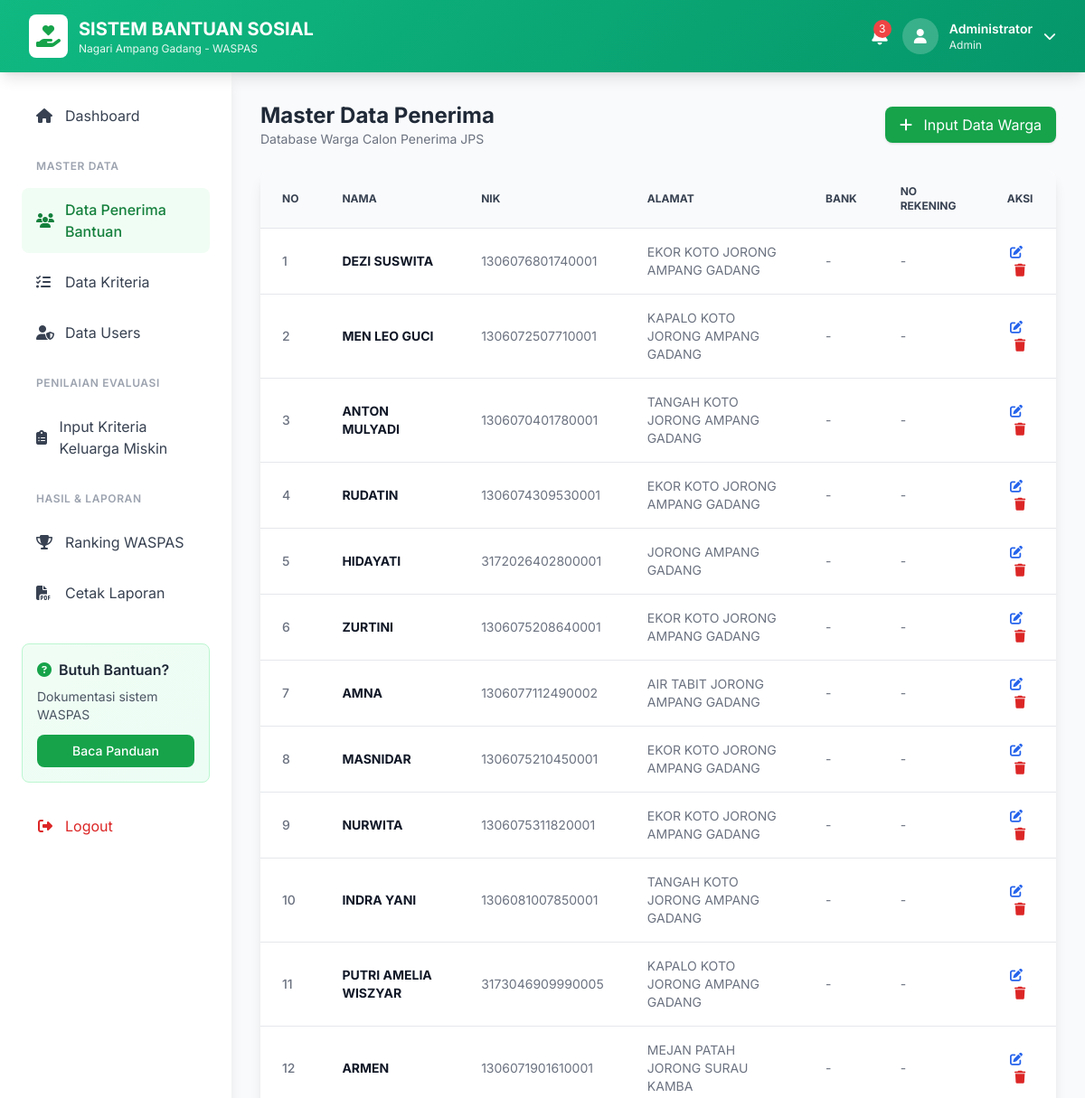
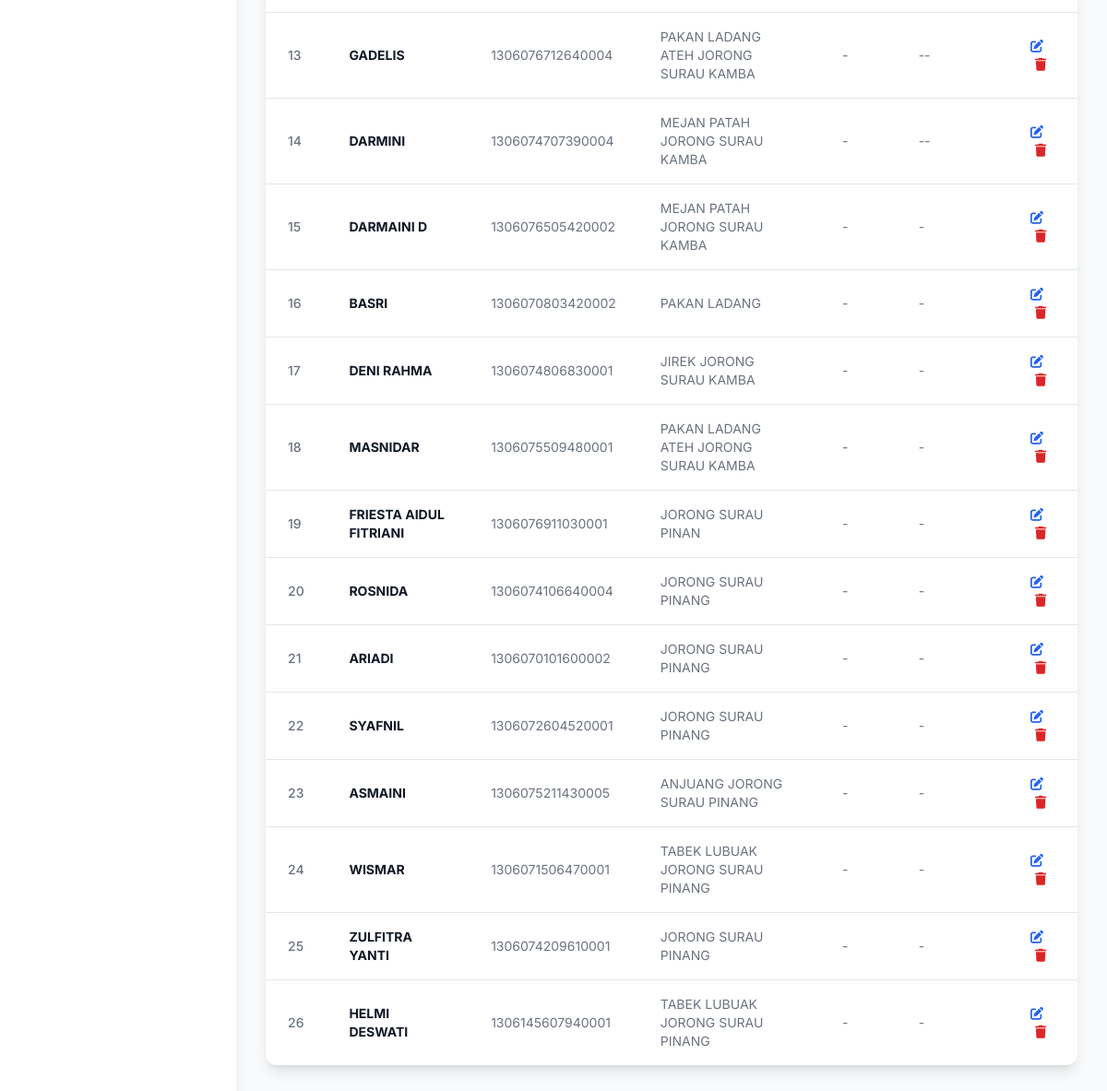
The page /pages/penerima.php (signed in) on the database its author committed (2 pictures, top to bottom).
### tables this page shows
CREATE TABLE `penerima_bantuan` (
  `id` int(11) NOT NULL,
  `nama` varchar(100) NOT NULL,
  `nik` varchar(20) NOT NULL,
  `alamat` text DEFAULT NULL,
  `no_rekening` varchar(50) DEFAULT NULL,
  `nama_bank` varchar(50) DEFAULT NULL,
  `jml_penghuni` int(11) DEFAULT NULL,
  `pkh` varchar(10) DEFAULT NULL,
  `bpnt` varchar(10) DEFAULT NULL,
  `kp` varchar(10) DEFAULT NULL,
  `kehilangan_pekerjaan` varchar(10) DEFAULT NULL,
  `tidak_terdata` varchar(10) DEFAULT NULL,
  `sakit_kronis` varchar(10) DEFAULT NULL,
  `rekomendasi` varchar(20) DEFAULT NULL,
  `no_hp` varchar(20) DEFAULT NULL,
  `keterangan` text DEFAULT NULL,
  `created_at` timestamp NULL DEFAULT current_timestamp()
);

### classes/Database.php (called while the page is built, shortened)
<?php
class Database {
    private static $instance = null;
    private $pdo;
    private function __construct() {
        $config = require __DIR__ . '/../config/database.php';
        try {
            $dsn = "mysql:host={$config['host']};dbname={$config['dbname']};charset={$config['charset']}";
            $this->pdo = new PDO($dsn, $config['username'], $config['password'], $config['options']);
        } catch (PDOException $e) {
            die("Database connection failed: " . $e->getMessage());
        }
    }
    public static function getInstance() {
        if (self::$instance === null) {
            self::$instance = new self();
        }
        return self::$instance;
    }
    public function query($sql, $params = []) {
        $stmt = $this->pdo->prepare($sql);
        $stmt->execute($params);
        return $stmt;
    }
    public function fetchAll($sql, $params = []) {
        return $this->query($sql, $params)->fetchAll();
    }
}

### config/database.php (called while the page is built)
<?php
return [
    'host' => 'localhost',
    'dbname' => 'bansos_waspas',
    'username' => 'root',
    'password' => '',
    'charset' => 'utf8mb4',
    'options' => [
        PDO::ATTR_ERRMODE => PDO::ERRMODE_EXCEPTION,
        PDO::ATTR_DEFAULT_FETCH_MODE => PDO::FETCH_ASSOC,
        PDO::ATTR_EMULATE_PREPARES => false,
    ]
];

### pages/penerima.php (the view, shortened to what this page needs)
<?php
require_once '../classes/Database.php';
$db = Database::getInstance();
$data = $db->fetchAll("SELECT * FROM penerima_bantuan ORDER BY id DESC");
?>
<!DOCTYPE html>
<html lang="id">
<head>
    <script src="https://cdn.tailwindcss.com"></script>
    <link rel="stylesheet" href="https://cdnjs.cloudflare.com/ajax/libs/font-awesome/6.4.0/css/all.min.css">
</head>
<body class="bg-gray-50">
    <?php include '../includes/navbar.php'; ?>
    <div class="flex">
        <?php include '../includes/sidebar.php'; ?>
        <div class="flex-1 p-8 ml-64">
            <div class="flex justify-between items-center mb-6">
                <div>
                    <h1 class="text-2xl font-bold text-gray-800">Master Data Penerima</h1>
                    <p class="text-sm text-gray-500">Database Warga Calon Penerima JPS</p>
                </div>
                <button onclick="openModal('add')" class="bg-green-600 hover:bg-green-700 text-white px-4 py-2 rounded-lg shadow transition">
                    <i class="fas fa-plus mr-2"></i> Input Data Warga
                </button>
            </div>
            <div class="bg-white rounded-xl shadow-lg run-overflow-x-auto overflow-x-auto">
                <table class="w-full text-sm text-left text-gray-500">
                    <thead class="text-xs text-gray-700 uppercase bg-gray-50 border-b">
                        <tr>
                            <th class="px-6 py-4">No</th>
                            <th class="px-6 py-4">Nama</th>
                            <th class="px-6 py-4">NIK</th>
                            <th class="px-6 py-4">Alamat</th>
                            <th class="px-6 py-4">Bank</th>
                            <th class="px-6 py-4">No Rekening</th>
                            <th class="px-6 py-4 text-center">Aksi</th>
                        </tr>
                    </thead>
                    <tbody class="divide-y divide-gray-200">
                        <?php $no=1; foreach ($data as $row): ?>
                        <tr class="hover:bg-gray-50 transition">
                            <td class="px-6 py-4 font-medium"><?= $no++ ?></td>
                            <td class="px-6 py-4 font-bold text-gray-900"><?= htmlspecialchars($row['nama']) ?></td>
                            <td class="px-6 py-4"><?= htmlspecialchars($row['nik']) ?></td>
                            <td class="px-6 py-4"><?= htmlspecialchars($row['alamat']) ?></td>
                            <td class="px-6 py-4"><?= htmlspecialchars($row['nama_bank']) ?></td>
                            <td class="px-6 py-4"><?= htmlspecialchars($row['no_rekening']) ?></td>
                            <td class="px-6 py-4 text-center">
                                <button onclick='openModal("edit", <?= json_encode($row) ?>)' class="text-blue-600 hover:text-blue-900 mr-2"><i class="fas fa-edit"></i></button>
                                <form method="POST" class="inline" onsubmit="return confirm('Hapus data ini?');">
                                    <button type="submit" class="text-red-600 hover:text-red-900"><i class="fas fa-trash"></i></button>
                                </form>
                            </td>
                        </tr>
                        <?php endforeach; ?>
                    </tbody>
                </table>
            </div>
        </div>
    </div>
</body>
</html>

### pages/penerima.php (style rules this page uses)
* { font-family: 'Inter', sans-serif; }

### rows shown on the page
penerima_bantuan: nama "DEZI SUSWITA", nik "1306076801740001", alamat "EKOR KOTO JORONG AMPANG GADANG", nama_bank "-", no_rekening "-"
penerima_bantuan: nama "MEN LEO GUCI", nik "1306072507710001", alamat "KAPALO KOTO JORONG AMPANG GADANG", nama_bank "-", no_rekening "-"
penerima_bantuan: nama "ANTON MULYADI", nik "1306070401780001", alamat "TANGAH KOTO JORONG AMPANG GADANG", nama_bank "-", no_rekening "-"
penerima_bantuan: nama "RUDATIN", nik "1306074309530001", alamat "EKOR KOTO JORONG AMPANG GADANG", nama_bank "-", no_rekening "-"
penerima_bantuan: nama "HIDAYATI", nik "3172026402800001", alamat "JORONG AMPANG GADANG", nama_bank "-", no_rekening "-"
penerima_bantuan: nama "ZURTINI", nik "1306075208640001", alamat "EKOR KOTO JORONG AMPANG GADANG", nama_bank "-", no_rekening "-"
penerima_bantuan: nama "AMNA", nik "1306077112490002", alamat "AIR TABIT JORONG AMPANG GADANG", nama_bank "-", no_rekening "-"
penerima_bantuan: nama "MASNIDAR", nik "1306075210450001", alamat "EKOR KOTO JORONG AMPANG GADANG", nama_bank "-", no_rekening "-"
penerima_bantuan: nama "NURWITA", nik "1306075311820001", alamat "EKOR KOTO JORONG AMPANG GADANG", nama_bank "-", no_rekening "-"
penerima_bantuan: nama "INDRA YANI", nik "1306081007850001", alamat "TANGAH KOTO JORONG AMPANG GADANG", nama_bank "-", no_rekening "-"
penerima_bantuan: nama "PUTRI AMELIA WISZYAR", nik "3173046909990005", alamat "KAPALO KOTO JORONG AMPANG GADANG", nama_bank "-", no_rekening "-"
penerima_bantuan: nama "ARMEN", nik "1306071901610001", alamat "MEJAN PATAH JORONG SURAU KAMBA", nama_bank "-", no_rekening "-"
penerima_bantuan: nama "GADELIS", nik "1306076712640004", alamat "PAKAN LADANG ATEH JORONG SURAU KAMBA", nama_bank "-", no_rekening "--"
penerima_bantuan: nama "DARMINI", nik "1306074707390004", alamat "MEJAN PATAH JORONG SURAU KAMBA", nama_bank "-", no_rekening "--"
penerima_bantuan: nama "DARMAINI D", nik "1306076505420002", alamat "MEJAN PATAH JORONG SURAU KAMBA", nama_bank "-", no_rekening "-"
penerima_bantuan: nama "BASRI", nik "1306070803420002", alamat "PAKAN LADANG", nama_bank "-", no_rekening "-"
penerima_bantuan: nama "DENI RAHMA", nik "1306074806830001", alamat "JIREK JORONG SURAU KAMBA", nama_bank "-", no_rekening "-"
penerima_bantuan: nama "MASNIDAR", nik "1306075509480001", alamat "PAKAN LADANG ATEH JORONG SURAU KAMBA", nama_bank "-", no_rekening "-"
penerima_bantuan: nama "FRIESTA AIDUL FITRIANI", nik "1306076911030001", alamat "JORONG SURAU PINAN", nama_bank "-", no_rekening "-"
penerima_bantuan: nama "ROSNIDA", nik "1306074106640004", alamat "JORONG SURAU PINANG", nama_bank "-", no_rekening "-"
penerima_bantuan: nama "ARIADI", nik "1306070101600002", alamat "JORONG SURAU PINANG", nama_bank "-", no_rekening "-"
penerima_bantuan: nama "SYAFNIL", nik "1306072604520001", alamat "JORONG SURAU PINANG", nama_bank "-", no_rekening "-"
penerima_bantuan: nama "ASMAINI", nik "1306075211430005", alamat "ANJUANG JORONG SURAU PINANG", nama_bank "-", no_rekening "-"
penerima_bantuan: nama "WISMAR", nik "1306071506470001", alamat "TABEK LUBUAK JORONG SURAU PINANG", nama_bank "-", no_rekening "-"
penerima_bantuan: nama "ZULFITRA YANTI", nik "1306074209610001", alamat "JORONG SURAU PINANG", nama_bank "-", no_rekening "-"
penerima_bantuan: nama "HELMI DESWATI", nik "1306145607940001", alamat "TABEK LUBUAK JORONG SURAU PINANG", nama_bank "-", no_rekening "-"

### other values the page prints
$user['nama_lengkap'] "Administrator"
$user['role'] "Admin"
